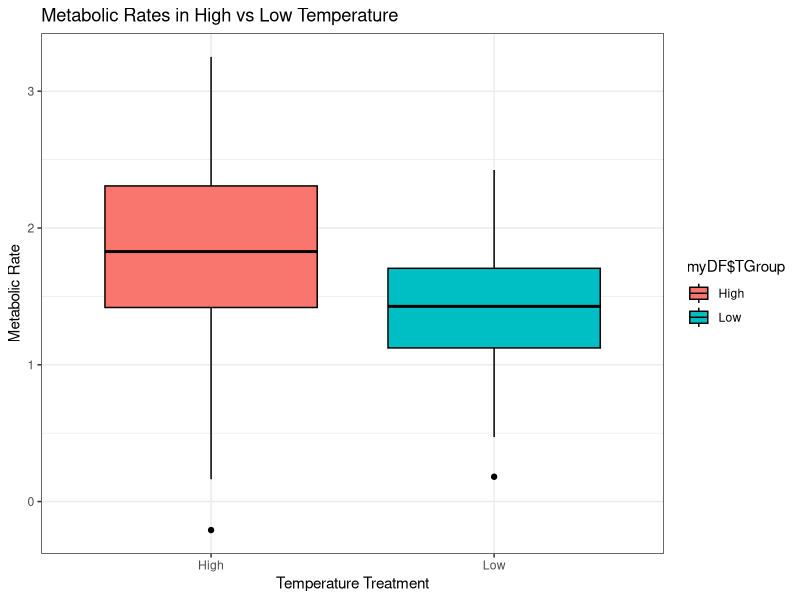
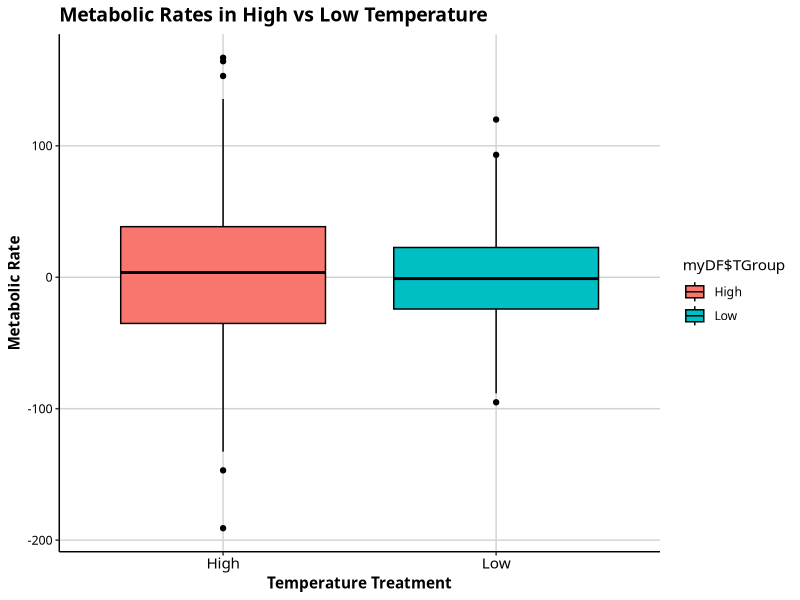
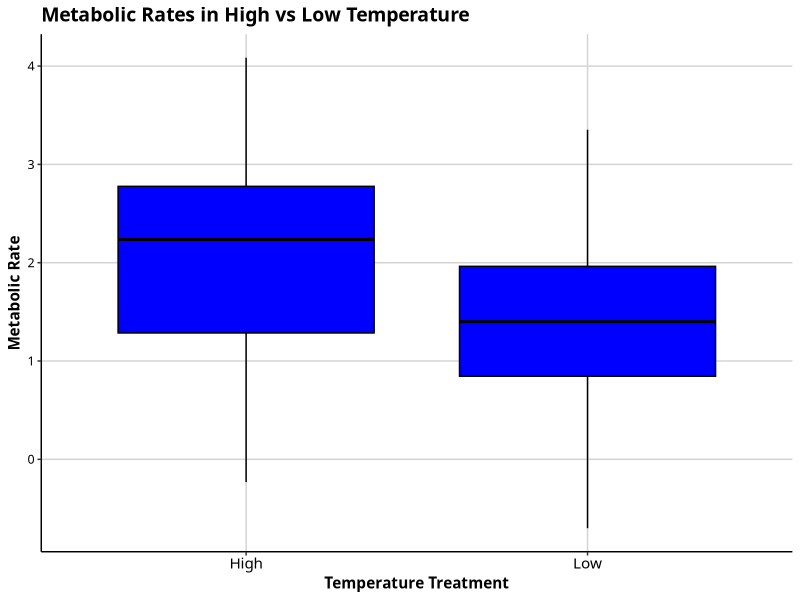

Here is the R script that generated these plots, in order:
library(TeachingDemos)
library(ggplot2)
char2seed('espesso',set=FALSE)
char2seed('espresso')
#------------------------------------Number 1

##############################################################

# FUNCTION Creating Data 
# Calculates: The data frame
# Input: Mean, Standard, Deviation of Each column
remove(list=ls(all=TRUE))
#-------------------------------------------------------------

  myFunction <- function(nGroup = 2, nName1 = c("Low", "High"),
                          nSize1 = c(50,50), nMean1 =c(1.5,2)){
    ID <- 1:100
    resVar <- c(rnorm(n=nSize1[1], mean= nMean1[1],sd = .5),
                rnorm(n=nSize1[2], mean= nMean1[2],sd = .75))
    TGroup <- rep(nName1,nSize1) 
    ANOdata <- data.frame(ID, TGroup, resVar)
  return(ANOdata)
  }
#############################################################
myDF <- myFunction()
myDF

#------ Summary stats Function

  myDF <- myFunction()
  
  AnoFunction <- function(data=myDF){
  ANOmodel <- aov(myDF$resVar ~ myDF$TGroup, data = myDF)
  ANOSummary <- summary(ANOmodel)
  return(ANOSummary)
  }

AnoFunction()

# 1.)      2.) 0.00721  3.) 0.000635  4.) 0.000124 5.) 0.0019  6.) 0.0267  7.)0.0011 

# 8.)0.000374   9.)0.00112  10.)0.0386  11.)0.00052  12.) 0.00093  13.) 0.049


#------

  
  
  
  
  
  
  
# ------- Ggplot Box Plot 
ANOplot <- ggplot(data = myDF, aes(x=myDF$TGroup,y=myDF$resVar, fill = myDF$TGroup))+
                    geom_boxplot(colour = "Black")+ 
  scale_y_continuous(name = "Metabolic Rate")+ 
  scale_x_discrete(name = "Temperature Treatment") +
  ggtitle("Metabolic Rates in High vs Low Temperature")+
  theme_bw()
  ANOplot
  #---------------------------------------- Number 2 

  

#------------------------------------------------------------- Repeat Function 2 

myFunction2 <- function(nGroup = 2, nName1 = c("Low", "High"),
                       nSize1 = c(300,300), nMean1 =c(1.5,2.25)){
  ID <- 1:100
  resVar <- c(rnorm(n=nSize1[1], mean= nMean1[1],sd = 40),
              rnorm(n=nSize1[2], mean= nMean1[2],sd = 60))
  TGroup <- rep(nName1,nSize1) 
  ANOdata <- data.frame(ID, TGroup, resVar)
  return(ANOdata)
}
#############################################################
myDF <- myFunction2()

#---------------------- Summary Stats 
ANOmodel <- aov(myDF$resVar ~ myDF$TGroup, data = myDF)
print(ANOmodel) 
summary(ANOmodel) 

myDF <- myFunction2()
ANOmodel <- aov(myDF$resVar ~ myDF$TGroup, data = myDF)
print(ANOmodel) 
summary(ANOmodel) 


#----------------------- basic ggplot of ANOVA data 

ANOplot <- ggplot(data = myDF, aes(x=myDF$TGroup,y=myDF$resVar, fill = myDF$TGroup))+
  geom_boxplot(colour = "Black")+ 
  scale_y_continuous(name = "Metabolic Rate")+ 
  scale_x_discrete(name = "Temperature Treatment") +
  ggtitle("Metabolic Rates in High vs Low Temperature")+
  theme_bw() +
  theme(panel.grid.major = element_line(colour = "#d3d3d3"),
        panel.grid.minor = element_blank(),
        panel.border = element_blank(),
        panel.background = element_blank(),
        plot.title = element_text(size = 14, family = "Tahoma", face = "bold"),
        text=element_text(family = "Tahoma"),
        axis.title = element_text(face="bold"),
        axis.text.x = element_text(colour="black", size = 11),
        axis.text.y = element_text(colour="black", size = 9),
        axis.line = element_line(size=0.5, colour = "black"))
ANOplot
#---------------------------------------- Number 3




#------------------------------------------------------------- Repeat Function 3

myFunction <- function(nGroup = 2, nName1 = c("Low", "High"),
                       nSize1 = c(50,50), nMean1 =c(1.5,2.25)){
  ID <- 1:100
  resVar <- c(rnorm(n=nSize1[1], mean= nMean1[1],sd = 1),
              rnorm(n=nSize1[2], mean= nMean1[2],sd = 1))
  TGroup <- rep(nName1,nSize1) 
  ANOdata <- data.frame(ID, TGroup, resVar)
  return(ANOdata)
}
#############################################################
myDF <- myFunction()

#--------------------------Summary Stats 

ANOmodel <- aov(myDF$resVar ~ myDF$TGroup, data = myDF)
print(ANOmodel) 
summary(ANOmodel) 

#---------------------------Ggplot 

ANOplot <- ggplot(data = myDF, aes(x=myDF$TGroup,y=myDF$resVar))+
  geom_boxplot(fill = "Blue" , colour = "Black")+ 
  scale_y_continuous(name = "Metabolic Rate")+ 
  scale_x_discrete(name = "Temperature Treatment") +
  ggtitle("Metabolic Rates in High vs Low Temperature")+
  theme_bw() +
  theme(panel.grid.major = element_line(colour = "#d3d3d3"),
        panel.grid.minor = element_blank(),
        panel.border = element_blank(),
        panel.background = element_blank(),
        plot.title = element_text(size = 14, family = "Tahoma", face = "bold"),
        text=element_text(family = "Tahoma"),
        axis.title = element_text(face="bold"),
        axis.text.x = element_text(colour="black", size = 11),
        axis.text.y = element_text(colour="black", size = 9),
        axis.line = element_line(size=0.5, colour = "black"))
ANOplot

# basic ggplot of ANOVA data 

#---------------------------------------- Number 4
